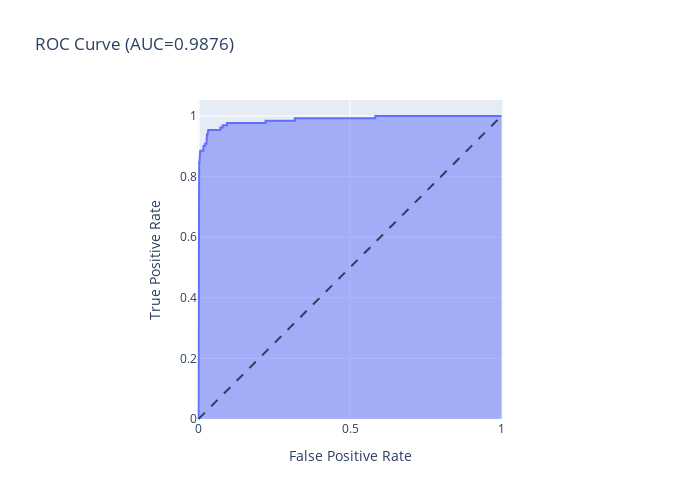

Source (notebook cell):
### Code cell
fig_roc_knn = fig_roc
fig_roc_knn

### Figure 1 — Plotly figure (JSON) as saved in the notebook; plotly's stock layout.template omitted (floating-point values rounded to 4 significant figures)
{"data": [{"fillpattern": {"shape": ""}, "hovertemplate": "False Positive Rate=%{x}<br>True Positive Rate=%{y}<extra></extra>", "legendgroup": "", "line": {"color": "#636efa"}, "marker": {"symbol": "circle"}, "mode": "lines", "name": "", "orientation": "v", "showlegend": false, "stackgroup": "1", "type": "scatter", "x": [0, 0, 0, 0, 0, 0.001107, 0.001107, 0.002215, 0.002215, 0.003322, 0.003322, 0.00443, 0.00443, 0.005537, 0.005537, 0.0155, 0.0155, 0.01661, 0.01661, 0.02104, 0.02104, 0.02658, 0.02658, 0.02769, 0.02769, 0.0299, 0.0299, 0.03212, 0.03212, 0.0454, 0.04983, 0.07198, 0.07198, 0.07973, 0.07973, 0.09413, 0.09413, 0.2215, 0.2215, 0.3178, 0.3178, 0.5836, 0.5836, 0.9313, 0.9336, 0.9889, 1], "xaxis": "x", "y": [0, 0.08397, 0.4885, 0.5038, 0.7863, 0.7863, 0.8168, 0.8168, 0.8473, 0.8473, 0.8626, 0.8626, 0.8779, 0.8779, 0.8855, 0.8855, 0.8931, 0.8931, 0.9008, 0.9008, 0.9084, 0.9084, 0.9237, 0.9237, 0.9389, 0.9389, 0.9466, 0.9466, 0.9542, 0.9542, 0.9542, 0.9542, 0.9618, 0.9618, 0.9695, 0.9695, 0.9771, 0.9771, 0.9847, 0.9847, 0.9924, 0.9924, 1, 1, 1, 1, 1], "yaxis": "y"}], "layout": {"height": 500, "legend": {"tracegroupgap": 0}, "shapes": [{"line": {"dash": "dash"}, "type": "line", "x0": 0, "x1": 1, "y0": 0, "y1": 1}], "title": {"text": "ROC Curve (AUC=0.9876)"}, "width": 700, "xaxis": {"anchor": "y", "constrain": "domain", "domain": [0, 1], "title": {"text": "False Positive Rate"}}, "yaxis": {"anchor": "x", "domain": [0, 1], "scaleanchor": "x", "scaleratio": 1, "title": {"text": "True Positive Rate"}}}}
